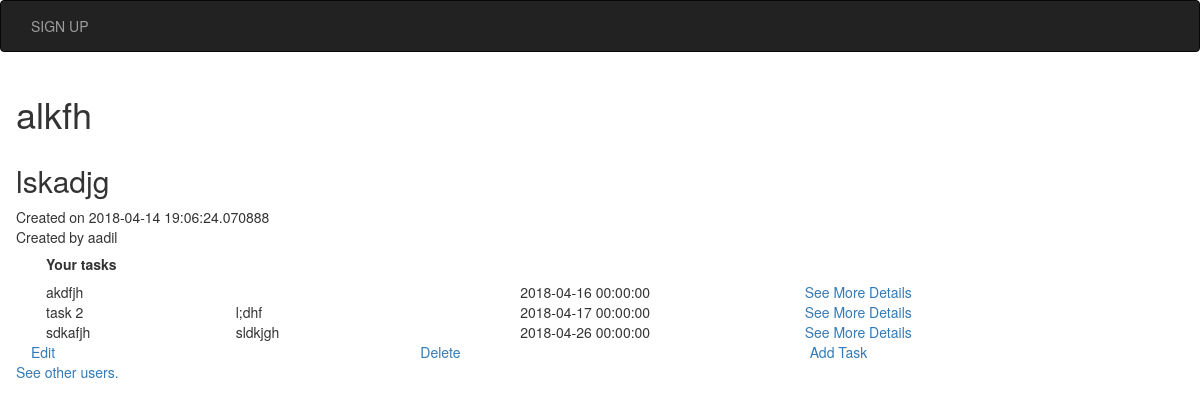
Screenshot of /aadil/list/2 (signed in) with the database file from the repository.
### models.py (models this page shows, shortened)
class List(db.Model):
    id = db.Column('list_id', db.Integer, primary_key=True, autoincrement=True)
    create_time = db.Column('create_time', db.DateTime, default=datetime.utcnow)
    user_id = db.Column('user_id', db.Integer, db.ForeignKey('user', ondelete='CASCADE'), nullable=False)
    name = db.Column('name', db.String(100), nullable=False)
    description = db.Column('description', db.String(200))
    tasks = db.relationship(
            'Task',
            backref= db.backref('list', lazy='joined'),
            cascade="all, delete-orphan",
            passive_deletes=True
        )
    all_users = db.relationship(
    'User', secondary=shared_lists,
    backref=db.backref('all_lists', lazy='dynamic'), lazy='dynamic')

class User(UserMixin, db.Model):
    id = db.Column('user_id', db.Integer, primary_key=True, autoincrement=True)
    username = db.Column('username', db.String(64), unique=True, nullable=False)
    name = db.Column('name', db.String(120), unique=False, nullable=False)
    dob = db.Column('date_of_birth', db.DateTime, nullable=False)
    email = db.Column('email', db.String(64), nullable=False, unique=True)
    registration_time = db.Column('registration_time',db.DateTime, default=datetime.utcnow)
    password_hash = db.Column('password_hash',db.String(80), nullable=False)
    remember_me = db.Column('remember_me', db.Boolean, unique=False, default=False)
    profile_picture_filename = db.Column('profile_picture_filename', db.String(64))
    profile_picture_url = db.Column('profile_picture_url', db.String(64))
    followed = db.relationship(
    'User', secondary=followers,
    primaryjoin=(followers.c.follower_id == id),
    secondaryjoin=(followers.c.followed_id == id),
    backref=db.backref('followers', lazy='dynamic'), lazy='dynamic')
    tasks = db.relationship(
        'Task',
        backref=db.backref('user', lazy='joined'),
        cascade="all, delete-orphan",
        passive_deletes=True
    )
    lists = db.relationship(
        'List',
        backref=db.backref('user', lazy='joined'),
        cascade="all, delete-orphan",
        passive_deletes=True
    )

class Task(db.Model):
    __tablename__ = 'task-table'
    id = db.Column('task_id', db.Integer, primary_key=True, autoincrement=True)
    create_time = db.Column('create_time', db.DateTime,
                            default=datetime.utcnow)
    start_time = db.Column('start_time', db.DateTime)
    end_time = db.Column('end_time', db.DateTime)
    deadline = db.Column('deadline', db.DateTime, nullable=False)
    user_id = db.Column('user_id', db.Integer, db.ForeignKey(
        'user', ondelete='CASCADE'), nullable=False)
    name = db.Column('name', db.String(100), nullable=False)
    description = db.Column('description', db.String(200))
    status = db.Column('status', db.Enum(
        *['Pending', 'Ongoing', 'Completed']), nullable=False, default='Pending')
    priority = db.Column('priority', db.Boolean, nullable=False, default=False)
    relpriority =  db.Column('relpriority', db.Integer)
    incentive = db.Column('incentive', db.String(200))
    consequences = db.Column('consequences', db.String(200))
    list_id = db.Column('list_id', db.Integer, db.ForeignKey('list.list_id', ondelete='CASCADE'), nullable=False)
    dependent = db.relationship(
    'Task', secondary=dependent_tasks,
    primaryjoin=(dependent_tasks.c.task_id == id),
    secondaryjoin=(dependent_tasks.c.dependent_id == id),
    backref=db.backref('dependent_tasks', lazy='dynamic'), lazy='dynamic')

### api/lists.py (the view)
@list_blueprint.route('/<user_name>/list/<list_id>',methods=['POST','GET'])
@login_required
def show_list(user_name,list_id):
    userid=User.query.filter(User.username==user_name).first().id
    current_list = List.query.get(list_id)
    is_owner = False
    creater = User.query.get(current_list.user_id)
    if current_list.user_id == userid:
        is_owner = True
    tasks=Task.query.filter(Task.list_id==list_id).order_by(Task.relpriority)
    return render_template('show_list.html',creater=creater,is_owner = is_owner,user=current_user,list=List.query.get(list_id), list_id=list_id,tasks=tasks)

### app.py (called while the page is built)
@login_manager.user_loader
def load_user(user_id):
    return User.query.get(int(user_id))

### models.py (called while the page is built)
@event.listens_for(engine.Engine, 'connect')
def __set_sqlite_pragma(db_conn, conn_record):
    cursor = db_conn.cursor()
    cursor.execute('PRAGMA foreign_keys=ON;')
    cursor.close()

### templates/show_list.html
{% extends 'base.html' %}
{% block content %}
<div class="row"><h1>{{list.name}}</h1></div>
<div class="row"><h2>{{list.description}}</h2></div>
<div class="row">Created on {{list.create_time}}</div>
<div class="row">Created by {{creater.username}}</div>
<div>
    <div class="container-fluid"><h5><b>Your tasks</b></h5></div>
    <div class="container-fluid">
        {% if tasks %}
        {% for task in tasks %}
        <div class="row">
            <div class="col-sm-2">{{task.name}}</div>
            <div class="col-sm-3">{{task.description}}</div>
            <div class="col-sm-3">{{task.deadline}}</div>
            <div class="col-sm-4"><a href="/{{user.username}}/list/{{list.id}}/task/{{task.id}}">See More Details</a></div>
        </div>
    {% endfor %}
    {% endif %}
    </div>
</div>
{% if is_owner %}
<div class="row">
	<div class="col-sm-4"><a href="/{{user.username}}/list/{{list.id}}/list_update">Edit</a></div>
	<div class="col-sm-4"><a href="/{{user.username}}/list/{{list.id}}/delete">Delete</a></div>
	<div class="col-sm-4"><a href="/{{user.username}}/list/{{list.id}}/newtask">Add Task</a></div>
</div>
{% endif %}
<div class="row">
    <a href="/{{user.username}}/list/{{list.id}}/see_shared">See other users.</a>
</div>
{% endblock %}

### rows the page displays
List: name "alkfh", description "lskadjg", create_time "2018-04-14 19:06:24.070888"
User: username "aadil"
Task: name "akdfjh", deadline "2018-04-16 00:00:00"
Task: name "task 2", description "l;dhf", deadline "2018-04-17 00:00:00"
Task: name "sdkafjh", description "sldkjgh", deadline "2018-04-26 00:00:00"
